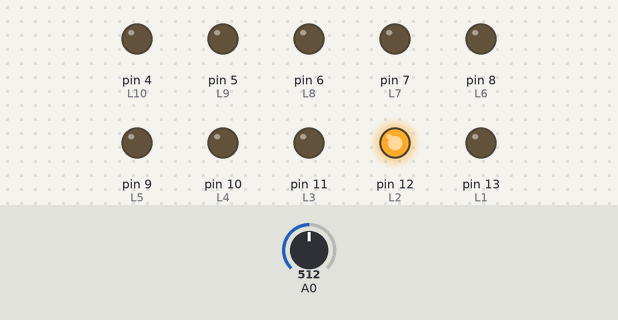
A sketch run on a simulated Arduino Uno, built with avr-gcc and run on an emulated ATmega328P. On the bench: output pins drawn as LEDs (lit = HIGH). The test bench sets the inputs (shaded band); at power-on: A0 = 512.

Above: at 6.4 s.
6.5 s: A0 set to 122
At 7.1 s:
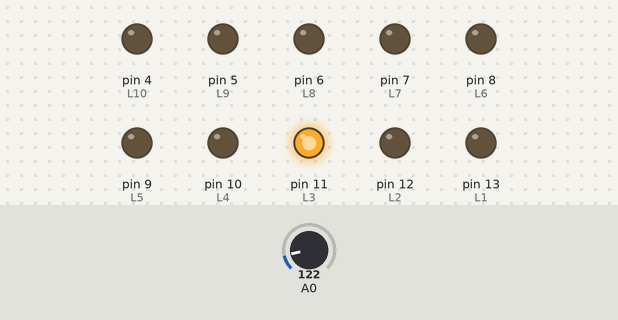
12.8 s: A0 set to 306
At 13.5 s:
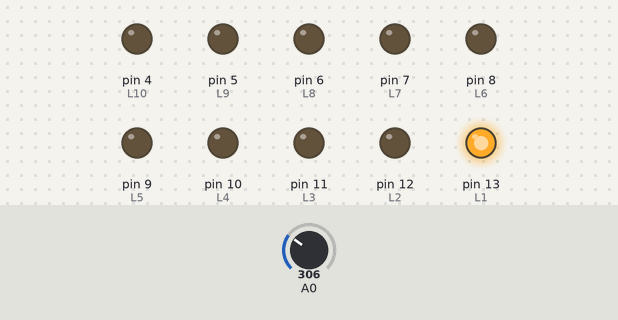
At 14.63 s:
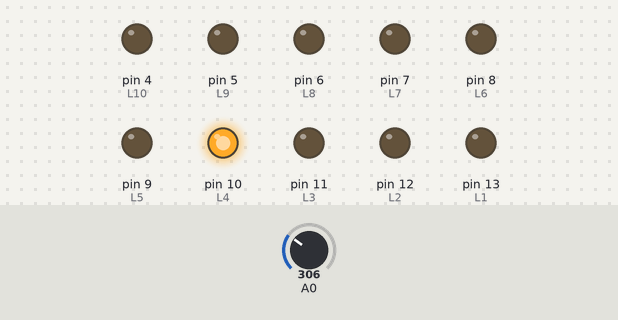
Timing chart, 0 to 25.1 s (numbered marks = the images above; inputs shaded):
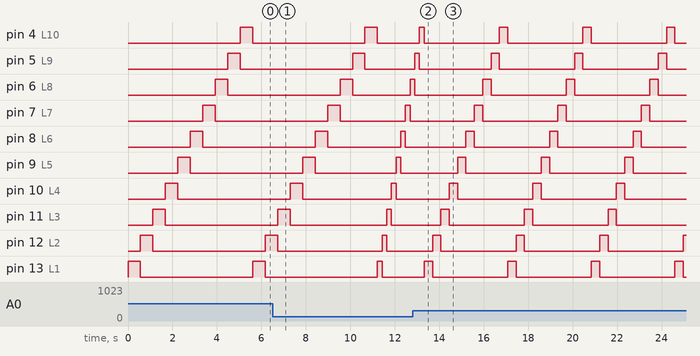

The sketch:

practice_potentionmeter1.ino
```cpp
// C++ code
//
const int L1 = 13;
const int L2 = 12;
const int L3 = 11;
const int L4 = 10;
const int L5 = 9;
const int L6 = 8;
const int L7 = 7;
const int L8 = 6;
const int L9 = 5;
const int L10 = 4;
int pV;
int delay1;


void setup()
{
  pinMode(L1, OUTPUT);
  pinMode(L2, OUTPUT);
  pinMode(L3, OUTPUT);
  pinMode(L4, OUTPUT);
  pinMode(L5, OUTPUT);
  pinMode(L6, OUTPUT);
  pinMode(L7, OUTPUT);
  pinMode(L8, OUTPUT);
  pinMode(L9, OUTPUT);
  pinMode(L10, OUTPUT);
  pinMode(A0, INPUT);
  pinMode(9, OUTPUT);

}

void loop()
{
 pV = analogRead(A0);
  int Delay = map(pV, 0 , 1023,100,1023);

  digitalWrite(L1, HIGH);
  delay(Delay);
  digitalWrite(L1, LOW);
  digitalWrite(L2, HIGH);
  delay(Delay);
  digitalWrite(L2,LOW);
  digitalWrite(L3,HIGH);
  delay(Delay);
  digitalWrite(L3,LOW);
  digitalWrite(L4,HIGH);
  delay(Delay);
  digitalWrite(L4,LOW);
  digitalWrite(L5,HIGH);
  delay(Delay);
  digitalWrite(L5,LOW);
  digitalWrite(L6,HIGH);
  delay(Delay);
  digitalWrite(L6,LOW);
  digitalWrite(L7,HIGH);
  delay(Delay);
  digitalWrite(L7,LOW);
  digitalWrite(L8,HIGH);
  delay(Delay);
  digitalWrite(L8,LOW);
  digitalWrite(L9,HIGH);
  delay(Delay);
  digitalWrite(L9,LOW);
  digitalWrite(L10,HIGH);
  delay(Delay);
  digitalWrite(L10,LOW);
}
```

Measured:
- after the input at 12.8 s, pin 6 (L8): alternates HIGH for 0.38 s and LOW for 3.4 s, starting after 3.2 s; pin 7 (L7): alternates HIGH for 0.38 s and LOW for 3.4 s, starting after 2.8 s
- by itself, pin 4 (L10): repeats every 3.8 s: LOW 3.4 s, HIGH 0.38 s
- by itself, pin 5 (L9): repeats every 3.6 s: LOW 3.2 s, HIGH 0.38 s
- by itself, pin 13 (L1): alternates HIGH for 0.56 s and LOW for 5.0 s
